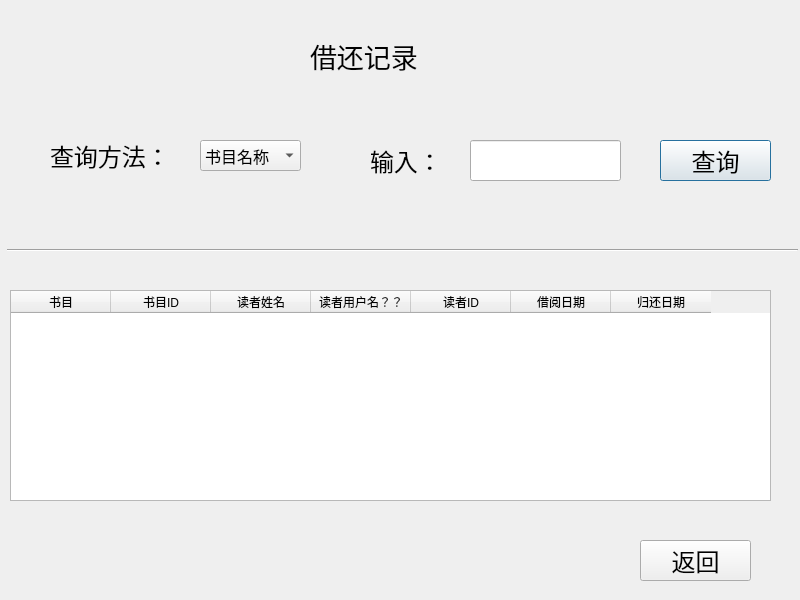
<?xml version="1.0" encoding="UTF-8"?>
<ui version="4.0">
 <class>Record</class>
 <widget class="QDialog" name="Record">
  <property name="geometry">
   <rect>
    <x>0</x>
    <y>0</y>
    <width>800</width>
    <height>600</height>
   </rect>
  </property>
  <property name="windowTitle">
   <string>借还记录</string>
  </property>
  <property name="windowIcon">
   <iconset resource="vectorpng.qrc">
    <normaloff>:/Image/record.png</normaloff>:/Image/record.png</iconset>
  </property>
  <widget class="QLabel" name="label">
   <property name="geometry">
    <rect>
     <x>310</x>
     <y>30</y>
     <width>161</width>
     <height>51</height>
    </rect>
   </property>
   <property name="font">
    <font>
     <pointsize>20</pointsize>
    </font>
   </property>
   <property name="text">
    <string>借还记录</string>
   </property>
  </widget>
  <widget class="QComboBox" name="Searchway">
   <property name="geometry">
    <rect>
     <x>200</x>
     <y>140</y>
     <width>101</width>
     <height>31</height>
    </rect>
   </property>
   <property name="font">
    <font>
     <pointsize>12</pointsize>
    </font>
   </property>
   <item>
    <property name="text">
     <string>书目名称</string>
    </property>
   </item>
   <item>
    <property name="text">
     <string>书目ID</string>
    </property>
   </item>
   <item>
    <property name="text">
     <string>读者姓名</string>
    </property>
   </item>
   <item>
    <property name="text">
     <string>读者ID</string>
    </property>
   </item>
  </widget>
  <widget class="QLabel" name="label_2">
   <property name="geometry">
    <rect>
     <x>50</x>
     <y>140</y>
     <width>141</width>
     <height>31</height>
    </rect>
   </property>
   <property name="font">
    <font>
     <pointsize>18</pointsize>
    </font>
   </property>
   <property name="text">
    <string>查询方法：</string>
   </property>
  </widget>
  <widget class="Line" name="line">
   <property name="geometry">
    <rect>
     <x>7</x>
     <y>240</y>
     <width>791</width>
     <height>20</height>
    </rect>
   </property>
   <property name="orientation">
    <enum>Qt::Horizontal</enum>
   </property>
  </widget>
  <widget class="QPushButton" name="pushButton">
   <property name="geometry">
    <rect>
     <x>660</x>
     <y>140</y>
     <width>111</width>
     <height>41</height>
    </rect>
   </property>
   <property name="font">
    <font>
     <pointsize>18</pointsize>
    </font>
   </property>
   <property name="text">
    <string>查询</string>
   </property>
  </widget>
  <widget class="QPushButton" name="Record_Return_bt">
   <property name="geometry">
    <rect>
     <x>640</x>
     <y>540</y>
     <width>111</width>
     <height>41</height>
    </rect>
   </property>
   <property name="font">
    <font>
     <pointsize>18</pointsize>
    </font>
   </property>
   <property name="text">
    <string>返回</string>
   </property>
  </widget>
  <widget class="QTableWidget" name="tableWidget">
   <property name="geometry">
    <rect>
     <x>10</x>
     <y>290</y>
     <width>761</width>
     <height>211</height>
    </rect>
   </property>
   <column>
    <property name="text">
     <string>书目</string>
    </property>
   </column>
   <column>
    <property name="text">
     <string>书目ID</string>
    </property>
   </column>
   <column>
    <property name="text">
     <string>读者姓名</string>
    </property>
   </column>
   <column>
    <property name="text">
     <string>读者用户名？？</string>
    </property>
   </column>
   <column>
    <property name="text">
     <string>读者ID</string>
    </property>
   </column>
   <column>
    <property name="text">
     <string>借阅日期</string>
    </property>
   </column>
   <column>
    <property name="text">
     <string>归还日期</string>
    </property>
   </column>
  </widget>
  <widget class="QLineEdit" name="Input_Edit1">
   <property name="geometry">
    <rect>
     <x>470</x>
     <y>140</y>
     <width>151</width>
     <height>41</height>
    </rect>
   </property>
   <property name="font">
    <font>
     <pointsize>12</pointsize>
    </font>
   </property>
  </widget>
  <widget class="QLabel" name="label_4">
   <property name="geometry">
    <rect>
     <x>370</x>
     <y>140</y>
     <width>131</width>
     <height>41</height>
    </rect>
   </property>
   <property name="font">
    <font>
     <pointsize>18</pointsize>
    </font>
   </property>
   <property name="text">
    <string>输入：</string>
   </property>
  </widget>
 </widget>
 <resources>
  <include location="vectorpng.qrc"/>
 </resources>
 <connections/>
</ui>
